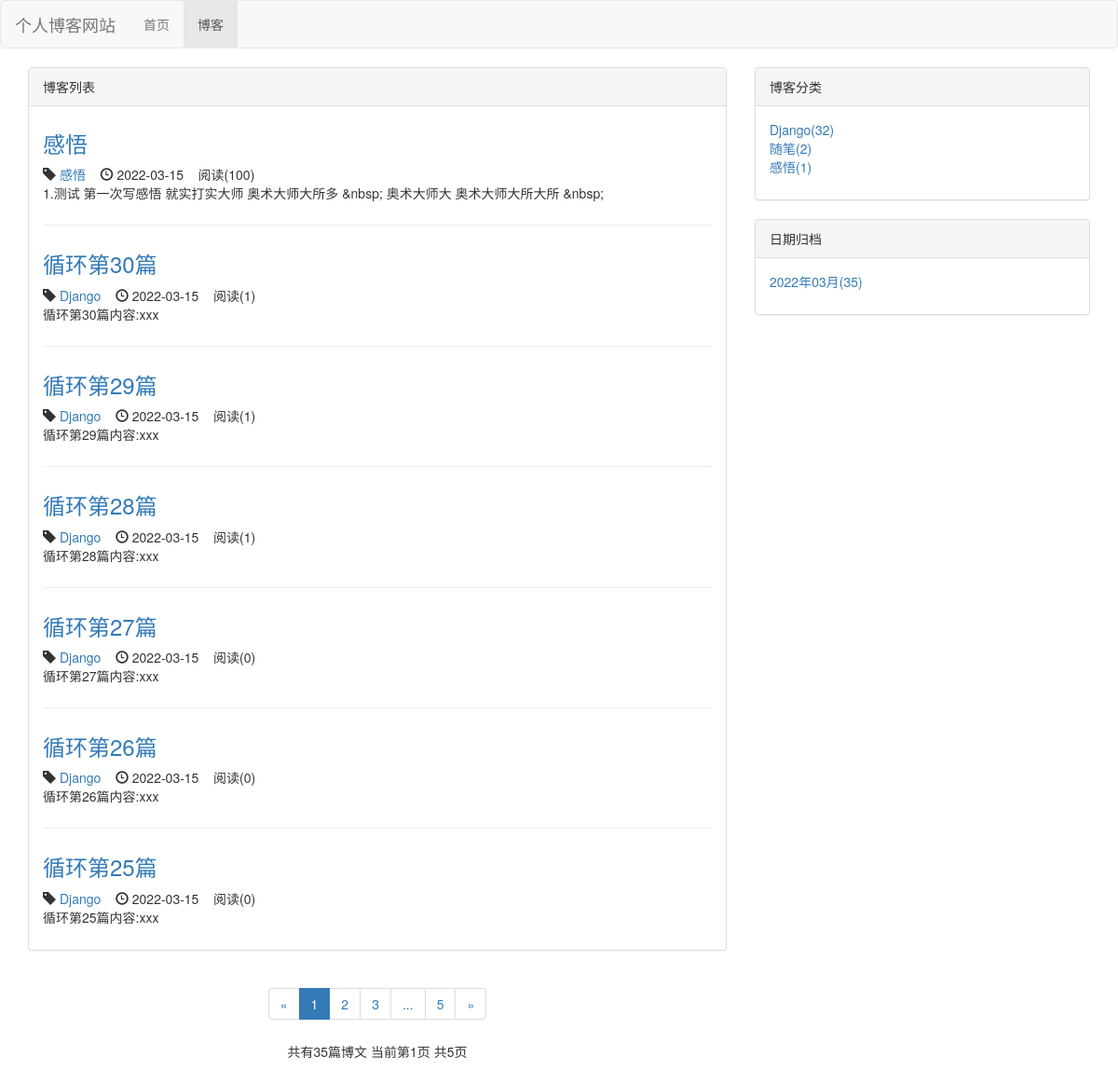
/blog/, run on an earlier commit of the app's database.
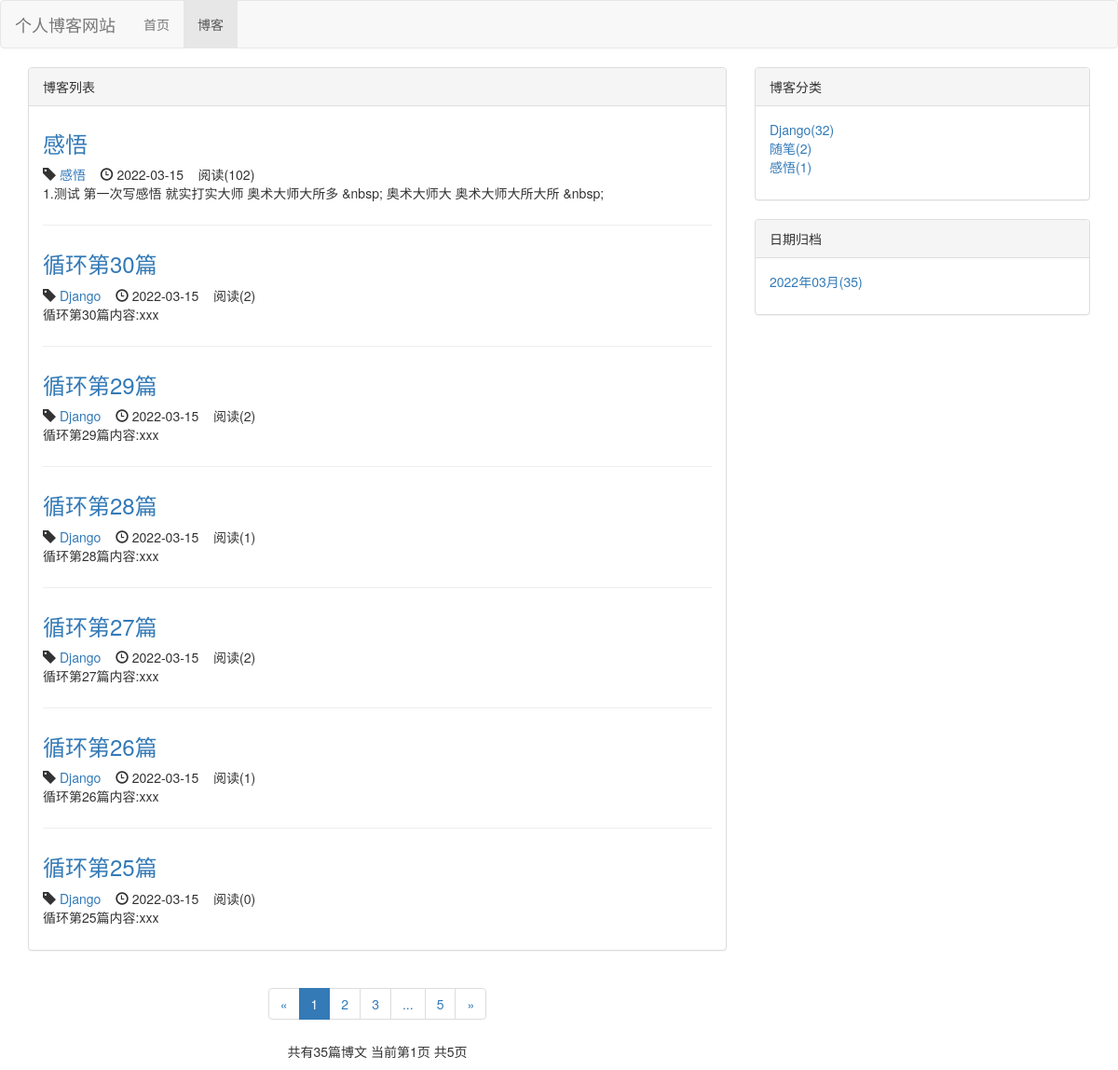
And on a later commit of the database.
### blog/models.py (models this page shows, shortened)
class Blog(models.Model, ReadNumExpandMethod):
    title = models.CharField(max_length=50)
    blog_type = models.ForeignKey(BlogType, on_delete=models.DO_NOTHING)
    content = RichTextUploadingField()
    author = models.ForeignKey(User, on_delete=models.DO_NOTHING)
    create_time = models.DateTimeField(auto_now_add=True)
    last_update_time = models.DateTimeField(auto_now=True)
    read_details = GenericRelation(ReadDetail)
    class Meta:
        ordering = ["-create_time"]

class BlogType(models.Model):
    type_name = models.CharField(max_length=15)
    def __str__(self):
        return self.type_name

### read_statistics/models.py (models this page shows)
class ReadNum(models.Model):
    read_num = models.IntegerField(default=0)
    content_type = models.ForeignKey(ContentType, on_delete=models.DO_NOTHING)
    object_id = models.PositiveIntegerField()
    content_object = GenericForeignKey('content_type', 'object_id')

### blog/views.py (the view)
# urls.py: path('', views.blog_list, name='blog_list'),
def blog_list(request):
    blogs_all_list = Blog.objects.all()
    context = get_blog_list_common_data(request, blogs_all_list)
    return render(request, 'blog/blog_list.html', context)

### read_statistics/models.py (called while the page is built)
    def get_read_num(self):
        try:
            ct = ContentType.objects.get_for_model(self)
            readnum = ReadNum.objects.get(content_type=ct, object_id=self.pk)
            return readnum.read_num
        except exceptions.ObjectDoesNotExist:
            return 0

### blog/templates/blog/blog_list.html (shortened to what this page needs)
{% extends 'base.html' %}
{% load staticfiles %}
{% block header_extends %}
    <link rel="stylesheet" href="{% static 'blog/blog.css' %}">
{% endblock header_extends %}
{% block nav_blog_active %}
active
{% endblock nav_blog_active %}
{% block content %}
<div class="container">
    <div class="row">
        <div class="col-xs-12 col-sm-8 col-md-8">
            <div class="panel panel-default">
                <div class="panel-heading">
                    {% block blog_list_title %}
                    博客列表
                    {% endblock blog_list_title %}
                </div>
                <div class="panel-body">
                    {% for blog in blogs %}
                        <div class="blog">
                            <h3>
                                <a href="{% url 'blog_detail' blog.pk %}">{{ blog.title }}</a>
                            </h3>
                            <p class="blog-info">
                                <span class="glyphicon glyphicon-tag"></span> <a href="{% url 'blogs_with_type' blog.blog_type.pk %}">{{ blog.blog_type }}</a>
                                <span class="glyphicon glyphicon-time"></span> {{ blog.create_time|date:"Y-m-d" }}
                                &nbsp;&nbsp;
                                阅读({{ blog.get_read_num }})
                            </p>
                            <p>{{ blog.content|striptags|truncatechars:120 }}</p>
                        </div>
                    {% empty %}
                        <p>暂无博客 敬请期待</p>
                    {% endfor %}
                </div>
            </div>
            <div class="paginator">
                <ul class="pagination">
                    <li>
                    {% if page_of_blogs.has_previous %}
                        <a href="?page={{ page_of_blogs.previous_page_number }}" aria-label="Previous">
                            <span aria-hidden="true">&laquo;</span>
                        </a>
                    {% else %}
                        <span aria-hidden="true">&laquo;</span>
                    {% endif %}
                    </li>
                    {% for page_num in page_range %}
                        {% if page_num == page_of_blogs.number %}
                            <li class="active"><a href="?page={{ page_num }}">{{ page_num }}</a></li>
                        {% else %}
                            {% if page_num == '...' %}
                                <li><span>{{ page_num }}</span></li>
                            {% else %}
                                <li><a href="?page={{ page_num }}">{{ page_num }}</a></li>
                            {% endif %}
                        {% endif %}
                    {% endfor %}
                    <li>
                    {% if page_of_blogs.has_next %}
                        <a href="?page={{ page_of_blogs.next_page_number }}" aria-label="Next">
                            <span aria-hidden="true">&raquo;</span>
                        </a>
                    {% else %}
                        <span aria-hidden="true">&raquo;</span>
                    {% endif %}
                    </li>
                </ul>
                <p>共有{{ page_of_blogs.paginator.count }}篇博文
                   当前第{{ page_of_blogs.number }}页
                   共{{ page_of_blogs.paginator.num_pages  }}页
                </p>
            </div>
        </div>
        <div class="hidden-xs col-sm-4 col-md-4">
            <div class="panel panel-default">
                <div class="panel-heading">博客分类</div>
                <div class="panel-body">
                    <ul class="blog-types">
                        {% for blog_type in blog_types %}
                            <li>
                                <a href="{% url 'blogs_with_type' blog_type.pk %}">
                                    {{ blog_type.type_name }}({{ blog_type.blog_count }})
                                </a>
                            </li>
                        {% empty %}
                            <li>暂无分类</li>
                        {% endfor %}
                    </ul>
                </div>
              </div>
            <div class="panel panel-default">
                <div class="panel-heading">日期归档</div>
                <div class="panel-body">
                    <ul>
                        {% for blog_date, blog_count in blog_dates.items %}
                            <li>
                                <a href="{% url 'blogs_with_date' blog_date.year blog_date.month %}">{{ blog_date|date:"Y年m月" }}({{ blog_count }})</a>
                            </li>
                        {% endfor %}
                    </ul>
                </div>
            </div>
        </div>
    </div>
</div>
{% endblock content %}

### templates/base.html (shortened to what this page needs)
{% load staticfiles %}
<!DOCTYPE html>
<html lang="zh-CN">
<head>
    <link rel="stylesheet" href="{% static 'css/base.css' %}">
    <link rel="stylesheet" href="{% static 'bootstrap-3.4.1/css/bootstrap.min.css' %}">
    {% block header_extends %}{% endblock header_extends %}
</head>
<body>
    <div class="navbar navbar-default" role="navigation">
        <div class="container-fluid">
            <div class="navbar-header">
                <a class="navbar-brand" href="{% url 'home' %}">个人博客网站</a>
            </div>
            <div id="navbar-collapse" class="collapse navbar-collapse">
                <ul class="nav navbar-nav">
                    <li class="{% block nav_home_active %}{% endblock nav_home_active %}">
                        <a href="{% url 'home' %}">首页</a>
                    </li>
                    <li class="{% block nav_blog_active %}{% endblock nav_blog_active %}">
                        <a href="{% url 'blog_list' %}">博客</a>
                    </li>
                </ul>
            </div>
        </div>
    </div>
    {% block content %}
    {% endblock content %}
</body>
</html>

### static/css/base.css (style rules this page uses)
* { margin: 0; padding: 0; }
ul { list-style-type: none; }

### blog/static/blog/blog.css (style rules this page uses)
ul.blog-types { list-style-type: none; }
div.blog:not(:last-child) { margin-bottom: 2em; padding-bottom: 1em; border-bottom: 1px solid #eee; }
div.blog h3 { margin-top: 0.5em; }
div.blog p.blog-info { margin-bottom: 0; }
div.paginator { text-align: center; }

What changed in the data, as far as the page shows it:
changed through a linked row, Blog "感悟": get_read_num "100" → "102"
changed through a linked row, Blog "循环第30篇": get_read_num "1" → "2"
changed through a linked row, Blog "循环第29篇": get_read_num "1" → "2"
computed for Blog "循环第27篇": get_read_num "0" → "2"
computed for Blog "循环第26篇": get_read_num "0" → "1"
